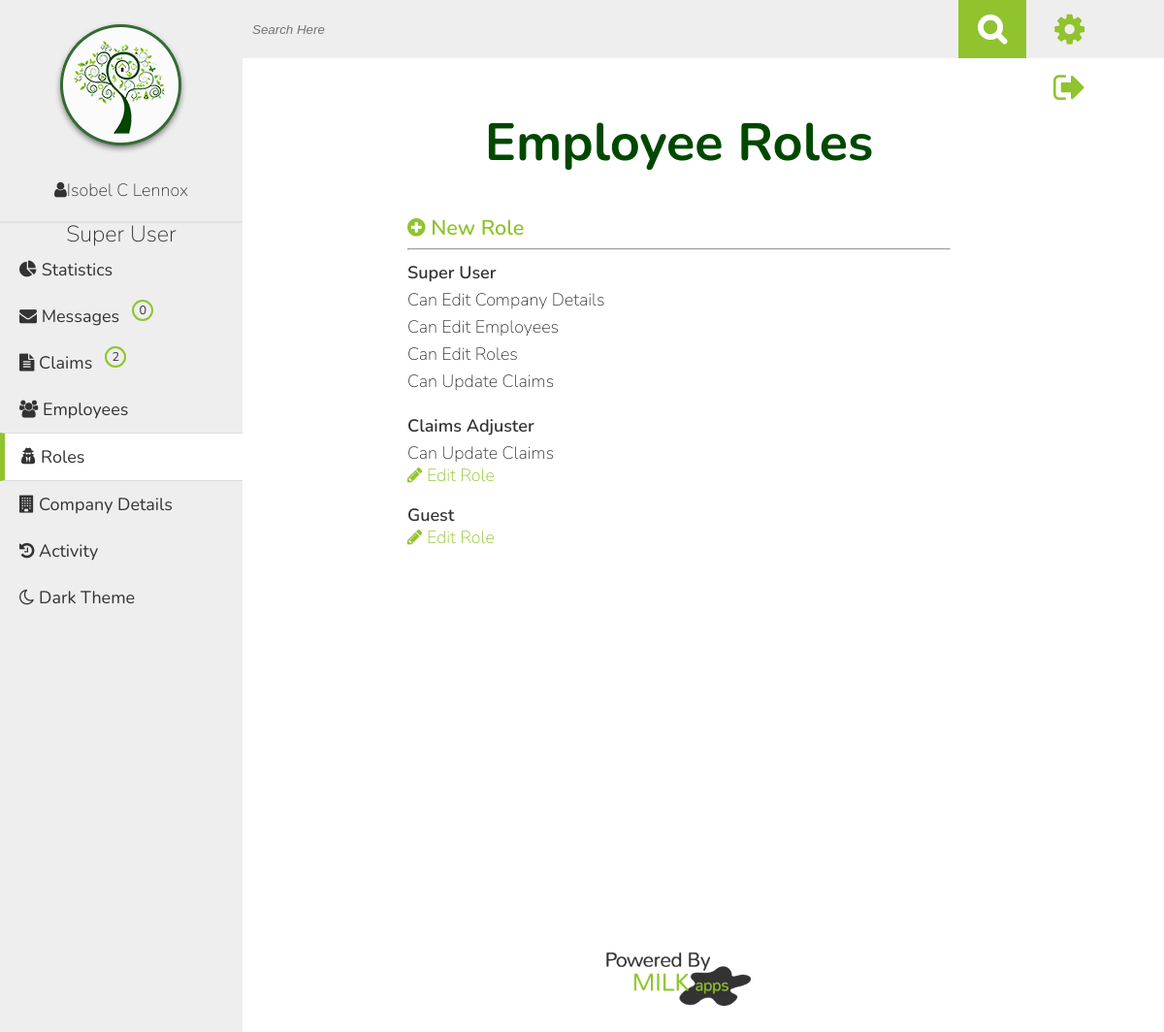
The app's page /roles.php (signed in) with its own data.
### tables this page shows
CREATE TABLE IF NOT EXISTS `company_details` (
  `id` int(11) NOT NULL,
  `logo` varchar(60) DEFAULT NULL,
  `name` varchar(60) NOT NULL,
  `address` varchar(60) NOT NULL,
  `city` varchar(60) NOT NULL,
  `state` varchar(20) NOT NULL,
  `zip` varchar(10) NOT NULL,
  `phone` varchar(20) NOT NULL,
  `content` varchar(500) NOT NULL
);

CREATE TABLE IF NOT EXISTS `roles` (
  `id` int(11) NOT NULL,
  `name` varchar(60) NOT NULL
);

CREATE TABLE IF NOT EXISTS `permissions` (
  `id` int(11) NOT NULL,
  `name` varchar(60) NOT NULL
);

### roles.php (the view, shortened to what this page needs)
<?php $current_page="roles";
include("inc/header.php");
?>
<h1>Employee Roles</h1>
 <a href="add_role.php" class='large_link'><i class="fa fa-plus-circle"></i> New Role</a><br/>
 <hr>
 <?php
    $role_query  = "SELECT * FROM roles";
    $role_result = mysqli_query($connection, $role_query);
    if($role_result){
        echo "<ul>";
        foreach($role_result as $role){
            $role_id=$role['id'];
            echo "<li><strong>".$role['name']."</strong></li>";
                   $permission_query  = "SELECT * FROM roles_permissions WHERE role_id={$role['id']}";
                    $permission_result = mysqli_query($connection, $permission_query);
                    if($permission_result){
                        echo "<ul>";
                        foreach($permission_result as $permission){
                            $permission_id=$permission['permission_id'];
                                $name_query  = "SELECT * FROM permissions WHERE id={$permission_id}";
                                $name_result = mysqli_query($connection, $name_query);
                                if($name_result){
                                    foreach($name_result as $name){
                                        echo "<li>".$name['name']."</li>";
                                        }
                                }
                        }
                        echo "</ul>";
                    }
            if($role_id!=="1"){
                 if(!isset($_GET['role'])){
                echo "<a href=\"roles.php?role=".$role_id."\"><i class=\"fa fa-pencil\"></i>  Edit Role</a><br/>";
                 }
            }
             echo "<br/>";
            }
    echo "</ul>";
    }
 ?>
<?php include("inc/footer.php"); ?>

### inc/header.php (shortened to what this page needs)
<!DOCTYPE html>
<html>
    <head>
        <?php if(isset($_SESSION['theme'])){
        if($_SESSION['theme']==1){
                     ?>
                    <link rel="stylesheet" href="css/style.css">
                    <link rel="stylesheet" href="css/dark-theme.css">
            <?php  }else{
                      ?>
                    <link rel="stylesheet" href="css/style.css">
            <?php   }
        }else{ ?>
            <link rel="stylesheet" href="css/style.css">
        <?php } ?>
        <link rel="stylesheet" href="//maxcdn.bootstrapcdn.com/font-awesome/4.3.0/css/font-awesome.min.css">
    </head>
<body>
<nav>
  <div class= 'logo_user'>
    <?php
        $logo_query="SELECT * FROM company_details";
        $logo_found=mysqli_query($connection, $logo_query);;
        if($logo_found){
            $details=mysqli_fetch_assoc($logo_found);
            $logo=$details['logo'];
        }else{
            $logo="img/under_my_roof_sm.png";
        }
        ?>
    <a href="index.php"><img src="<?php echo $logo; ?>" alt="Greenwell Bank Logo"></a><br>
<?php
if(isset($sub_page) && $sub_page=="profile"){
    echo "<p class=\"sub_page\"><i class=\"fa fa-user\"> </i><a href=\"profile.php\"> " . $_SESSION['username'] ."</a></p>";
}else{
   echo " <p><i class=\"fa fa-user\"> </i><a href=\"profile.php\">". $_SESSION['username'] . "</a></p>";
}
echo "</div>";
if($_SESSION['is_employee']==0){
         ?>
        <ul>
         <?php
                if(isset($current_page) && $current_page=="dashboard"){
                    echo "<li class=\"current_page\"><a href=\"index.php\"><i class=\"fa fa-tachometer\"></i> Dashboard</a></li>";
                }else{
                   echo " <li><a href=\"index.php\"><i class=\"fa fa-tachometer\"></i> Dashboard</a></li>";
                }
                if(isset($current_page) && $current_page=="inventory"){
                    echo "<li class=\"current_page\"><a href='inventory.php'><i class=\"fa fa-cubes\"></i> Inventory</a>";
                    echo "<ul>";
                    if(isset($sub_page)&&($sub_page == "add_item")) {
                      echo "<li class=\"sub_page\"><a href='add_item.php'><i class=\"fa fa-plus\"></i> Add Item</a></li>";
                    } else {
                      echo "<li><a href=\"add_item.php\"><i class=\"fa fa-plus\"></i> Add Item</a></li>";
                    }
                    if(isset($sub_page)&&($sub_page == "view_rooms")) {
                      echo "<li class=\"sub_page\"><a href='rooms.php'><i class=\"fa fa-eye\"></i> View Rooms</a></li>";
                    } else {
                      echo "<li><a href='rooms.php'><i class=\"fa fa-eye\"></i> View Rooms</a></li>";
                    }
                    echo "</ul></li>";
                ?>
            <?php
                }else{
                   echo " <li><a href='inventory.php'><i class=\"fa fa-cubes\"></i> Inventory</a> ";
                     ?>
              <ul>
                <li><a href="add_item.php"><i class="fa fa-plus"></i> Add Item</a></li>
                <li><a href="rooms.php"><i class="fa fa-eye"></i> View Rooms</a></li>
              </ul> </li>
               <?php
                }
    if(isset($current_page) && $current_page=="claims"){
      $all_query  = "SELECT COUNT(*) as total FROM claims WHERE user_id={$_SESSION['user_id']} AND status_id=4";
      $all_result = mysqli_query($connection, $all_query);
      $data=mysqli_fetch_assoc($all_result);
      if($data['total']==0){ $claim_alert=""; $total_alerts=""; }else{ $claim_alert="claim_alert_client"; $total_alerts=$data['total']; }
      ?>
            <li class="current_page"><a class='alert_container' href="claim_history.php"><i class="fa fa-folder-open"></i> Claims <div class="<?php echo $claim_alert; ?>"><?php echo $total_alerts; ?></div></a>
            <ul>
          <?php
              if(isset($sub_page)&&($sub_page == "file_claim")) {
                echo "<li class=\"sub_page\"><a href=\"file_new_claim.php\"><i class=\"fa fa-file-text\"></i> File Claim</a></li> ";
              } else {
                echo "<li><a href=\"file_new_claim.php\"><i class=\"fa fa-file-text\"></i> File Claim</a></li>";
              }?>
            </ul>
            </li>
<?php }else{
            $all_query  = "SELECT COUNT(*) as total FROM claims WHERE user_id={$_SESSION['user_id']} AND status_id=4";
            $all_result = mysqli_query($connection, $all_query);
            $data=mysqli_fetch_assoc($all_result);
            if($data['total']==0){ $claim_alert=""; $total_alerts=""; }else{ $claim_alert="claim_alert_client"; $total_alerts=$data['total']; }
          ?>
            <li><a class='alert_container' href="claim_history.php"><i class="fa fa-folder-open"></i> Claims <div class="<?php echo $claim_alert; ?>"><?php echo $total_alerts; ?></div></a>
                <ul>
                 <li><a href="file_new_claim.php"><i class="fa fa-file-text"></i> File Claim</a></li>
                </ul>
            </li>
   <?php }
             if(isset($current_page) && $current_page=="activity"){ ?>
            <li class="current_page"><a href="activity.php"><i class="fa fa-history"></i> Activity</a></li>
            <?php }else{ ?>
             <li><a href="activity.php"><i class="fa fa-history"></i> Activity</a></li>
           <?php  }
            if(isset($current_page) && $current_page=="help"){?>
            <li class="current_page"><a href="help.php"><i class="fa fa-question"></i> Help</a></li>
             <?php }else{ ?>
              <li><a href="help.php"><i class="fa fa-question"></i> Help</a></li>
              <?php  } ?>
        </ul>
<?php }else{
     ?>
     <?php
    $role_query  = "SELECT * FROM roles WHERE id={$_SESSION['role']}";
    $role_result = mysqli_query($connection, $role_query);
    if($role_result){
        $role=mysqli_fetch_assoc($role_result);
        echo "<h4>".$role['name']."</h4>";
    }
    $claim_notification="SELECT COUNT(*) as total FROM claims WHERE status_id=0";
    $result=mysqli_query($connection, $claim_notification);
    $data=mysqli_fetch_assoc($result);
    $total= $data['total'];
   $role=0;
     foreach($_SESSION['permissions'] as $key => $val){
        if($val==3){
            $role++;
        }
    }  ?>
            <ul>
                   <?php
                    $message_query="SELECT COUNT(*) as messages FROM messages WHERE sent_to={$_SESSION['user_id']} AND viewed=0";
                    $message_found=mysqli_query($connection, $message_query);
                    $mes=mysqli_fetch_assoc($message_found);
                    $num_messg= $mes['messages'];
                    ?>
                <?php  if(isset($current_page) && $current_page=="dashboard"){ ?>
                        <li class="current_page"><a href="index.php"><i class="fa fa-pie-chart"></i> Statistics</a></li>
                <?php  }else{ ?>
                    <li><a href="index.php"><i class="fa fa-pie-chart"></i> Statistics</a></li>
                <?php   } ?>
                <?php  if(isset($current_page) &&  $current_page=="messages"){ ?>
                        <li class="current_page"><a href="messages.php" class='alert_container'><i class="fa fa-envelope"></i> Messages <div class="claim_alert"><?php echo $num_messg; ?></div></a></li>
                <?php  }else{ ?>
                        <li><a href="messages.php" class='alert_container'><i class="fa fa-envelope"></i> Messages <div class="claim_alert"><?php echo $num_messg; ?></div></a></li>
                <?php   } ?>
                <?php
                      if(isset($current_page) && $current_page=="claims"){ ?>
                <li class="current_page"><a class='alert_container' href="claims.php?pending"><i class="fa fa-file-text"></i> Claims <div class="claim_alert"><?php echo $total; ?></div></a></li>
              <?php  }else{ ?>
                <li><a class='alert_container' href="claims.php?pending"><i class="fa fa-file-text"></i> Claims <div class="claim_alert"><?php echo $total; ?></div></a></li>
             <?php   } ?>
                <?php  if(isset($current_page) && $current_page=="employees"){ ?>
                        <li class="current_page"><a href="employees.php"><i class="fa fa-users"></i> Employees</a></li>
              <?php  }else{ ?>
                     <li><a href="employees.php"><i class="fa fa-users"></i> Employees</a></li>
             <?php   } ?>
                <?php  if(isset($current_page) && $current_page=="roles"){
                        if($role == 1){ ?>
                            <li class="current_page"><a href="roles.php"><i class="fa fa-user-secret"></i> Roles</a></li>
                        <?php }?>
              <?php  }else{
                        if($role == 1){ ?>
                <li><a href="roles.php"><i class="fa fa-user-secret"></i> Roles</a></li>
                <?php }?>
             <?php   } ?>
            <?php  if(isset($current_page) && $current_page=="company"){ ?>
                        <li class="current_page"><a href="company_details.php"><i class="fa fa-building"></i> Company Details</a></li>
              <?php  }else{ ?>
                      <li><a href="company_details.php"><i class="fa fa-building"></i> Company Details</a></li>
             <?php   } ?>
                <?php if(isset($current_page) && $current_page=="activity"){ ?>
                <li class="current_page"><a href="activity.php"><i class="fa fa-history"></i> Activity</a></li>
                    <?php }else{ ?>
                     <li><a href="activity.php" ><i class="fa fa-history"></i> Activity</a></li>
                   <?php  } ?>
            </ul>
<?php }  ?>
            <ul id="themes">
                 <?php if(isset($_SESSION['theme'])){
            if($_SESSION['theme']==1){
                  echo "<li><a href=\"edit.php?theme\"><i class=\"fa fa-sun-o\"></i> Light Theme</a></li>";
                    }else{
                    echo "<li><a href=\"edit.php?theme\"><i class=\"fa fa-moon-o\"></i> Dark Theme</a></li>";
                    }
                }else{
            echo "<li><a href=\"edit.php?theme\"><i class=\"fa fa-moon-o\"></i> Dark Theme</a></li>";
            }
        ?>
             </ul>
          </nav>
<header>
    <div class="search_container">
        <form class='search' action="search.php" method="POST">
          <input type="search" placeholder='Search Here' name="query" id="searchbar">
          <input type="submit" name="search" id="nav_search" value="&#xf002;">
      </form>
  </div>
    <div class="account_links">
        <div>
          <a title="Manage Account Settings" href="settings.php?user=<?php echo $_SESSION['user_id'] ?>"><i id="spinCog" class="fa fa-cog fa-2x"></i></a>
        </div>
        <div>
          <a title="Log Out" href="logout.php"><i class="fa fa-sign-out fa-2x"></i></a>
        </div>
    </div>
</header>
        <div class="clearfix" id="page">
              <div class="content_wrapper">

### records on screen
company_details: logo (picture)
roles: name "Super User"
permissions: name "Can Edit Company Details"
permissions: name "Can Edit Employees"
permissions: name "Can Edit Roles"
permissions: name "Can Update Claims"
roles: name "Claims Adjuster"
roles: name "Guest"

### other values on screen
$_SESSION['username'] "Isobel C Lennox"
$num_messg "0"
$total "2"
